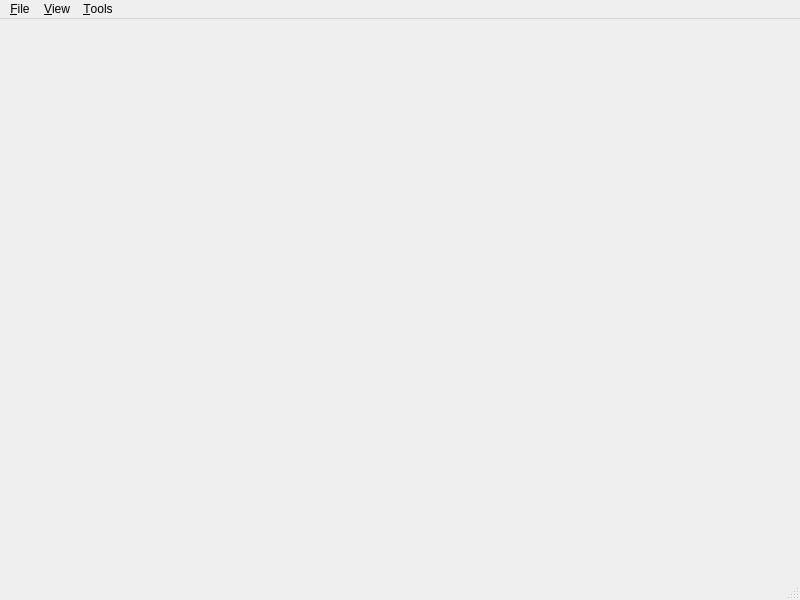
<?xml version="1.0" encoding="UTF-8"?>
<ui version="4.0">
 <class>MainWindow</class>
 <widget class="QMainWindow" name="MainWindow">
  <property name="geometry">
   <rect>
    <x>0</x>
    <y>0</y>
    <width>800</width>
    <height>600</height>
   </rect>
  </property>
  <property name="windowTitle">
   <string>LTSView</string>
  </property>
  <widget class="QWidget" name="centralWidget"/>
  <widget class="QMenuBar" name="menubar">
   <property name="geometry">
    <rect>
     <x>0</x>
     <y>0</y>
     <width>800</width>
     <height>27</height>
    </rect>
   </property>
   <widget class="QMenu" name="menu_File">
    <property name="title">
     <string>&amp;File</string>
    </property>
    <widget class="QMenu" name="menuExport">
     <property name="title">
      <string>Export</string>
     </property>
     <addaction name="exportBitmap"/>
     <addaction name="exportText"/>
     <addaction name="exportVector"/>
    </widget>
    <addaction name="open"/>
    <addaction name="openTrace"/>
    <addaction name="separator"/>
    <addaction name="menuExport"/>
    <addaction name="separator"/>
    <addaction name="exit"/>
   </widget>
   <widget class="QMenu" name="menu_View">
    <property name="title">
     <string>&amp;View</string>
    </property>
    <addaction name="resetViewpoint"/>
    <addaction name="separator"/>
    <addaction name="zoomIntoAbove"/>
    <addaction name="zoomIntoBelow"/>
    <addaction name="zoomOut"/>
    <addaction name="separator"/>
    <addaction name="displayStates"/>
    <addaction name="displayTransitions"/>
    <addaction name="displayBackpointers"/>
    <addaction name="displayWireframe"/>
    <addaction name="separator"/>
    <addaction name="settings"/>
   </widget>
   <widget class="QMenu" name="menu_Tools">
    <property name="title">
     <string>&amp;Tools</string>
    </property>
    <addaction name="select"/>
    <addaction name="pan"/>
    <addaction name="zoom"/>
    <addaction name="rotate"/>
    <addaction name="separator"/>
    <addaction name="information"/>
    <addaction name="simulation"/>
    <addaction name="mark"/>
   </widget>
   <addaction name="menu_File"/>
   <addaction name="menu_View"/>
   <addaction name="menu_Tools"/>
  </widget>
  <widget class="QStatusBar" name="statusbar"/>
  <action name="open">
   <property name="text">
    <string>&amp;Open...</string>
   </property>
   <property name="shortcut">
    <string>Ctrl+O</string>
   </property>
  </action>
  <action name="openTrace">
   <property name="text">
    <string>Open &amp;Trace...</string>
   </property>
   <property name="shortcut">
    <string>Ctrl+T</string>
   </property>
  </action>
  <action name="exit">
   <property name="text">
    <string>E&amp;xit</string>
   </property>
   <property name="shortcut">
    <string>Ctrl+Q</string>
   </property>
  </action>
  <action name="exportBitmap">
   <property name="text">
    <string>&amp;Bitmap...</string>
   </property>
  </action>
  <action name="exportText">
   <property name="text">
    <string>&amp;Text...</string>
   </property>
  </action>
  <action name="exportVector">
   <property name="text">
    <string>&amp;Vector...</string>
   </property>
  </action>
  <action name="resetViewpoint">
   <property name="text">
    <string>&amp;Reset Viewpoint</string>
   </property>
   <property name="shortcut">
    <string>F2</string>
   </property>
  </action>
  <action name="zoomIntoAbove">
   <property name="text">
    <string>Zoom Into &amp;Above</string>
   </property>
   <property name="shortcut">
    <string>Z</string>
   </property>
  </action>
  <action name="zoomIntoBelow">
   <property name="text">
    <string>Zoom Into &amp;Below</string>
   </property>
   <property name="shortcut">
    <string>X</string>
   </property>
  </action>
  <action name="zoomOut">
   <property name="text">
    <string>Zoom &amp;Out</string>
   </property>
   <property name="shortcut">
    <string>C</string>
   </property>
  </action>
  <action name="displayStates">
   <property name="checkable">
    <bool>true</bool>
   </property>
   <property name="text">
    <string>Display &amp;States</string>
   </property>
   <property name="shortcut">
    <string>F3</string>
   </property>
  </action>
  <action name="displayTransitions">
   <property name="checkable">
    <bool>true</bool>
   </property>
   <property name="text">
    <string>Display &amp;Transitions</string>
   </property>
   <property name="shortcut">
    <string>F4</string>
   </property>
  </action>
  <action name="displayBackpointers">
   <property name="checkable">
    <bool>true</bool>
   </property>
   <property name="text">
    <string>Display Back&amp;pointers</string>
   </property>
   <property name="shortcut">
    <string>F5</string>
   </property>
  </action>
  <action name="displayWireframe">
   <property name="checkable">
    <bool>true</bool>
   </property>
   <property name="text">
    <string>Display &amp;Wireframe</string>
   </property>
   <property name="shortcut">
    <string>F6</string>
   </property>
  </action>
  <action name="settings">
   <property name="text">
    <string>&amp;Settings...</string>
   </property>
  </action>
  <action name="select">
   <property name="checkable">
    <bool>true</bool>
   </property>
   <property name="text">
    <string>&amp;Select</string>
   </property>
   <property name="shortcut">
    <string>S</string>
   </property>
  </action>
  <action name="pan">
   <property name="checkable">
    <bool>true</bool>
   </property>
   <property name="text">
    <string>&amp;Pan</string>
   </property>
   <property name="shortcut">
    <string>D</string>
   </property>
  </action>
  <action name="zoom">
   <property name="checkable">
    <bool>true</bool>
   </property>
   <property name="text">
    <string>&amp;Zoom</string>
   </property>
   <property name="shortcut">
    <string>A</string>
   </property>
  </action>
  <action name="rotate">
   <property name="checkable">
    <bool>true</bool>
   </property>
   <property name="text">
    <string>&amp;Rotate</string>
   </property>
   <property name="shortcut">
    <string>F</string>
   </property>
  </action>
  <action name="information">
   <property name="text">
    <string>&amp;Information...</string>
   </property>
   <property name="shortcut">
    <string>Ctrl+I</string>
   </property>
  </action>
  <action name="simulation">
   <property name="text">
    <string>Sim&amp;ulation...</string>
   </property>
   <property name="shortcut">
    <string>Ctrl+S</string>
   </property>
  </action>
  <action name="mark">
   <property name="text">
    <string>&amp;Mark...</string>
   </property>
   <property name="shortcut">
    <string>Ctrl+M</string>
   </property>
  </action>
 </widget>
 <resources/>
 <connections/>
</ui>
